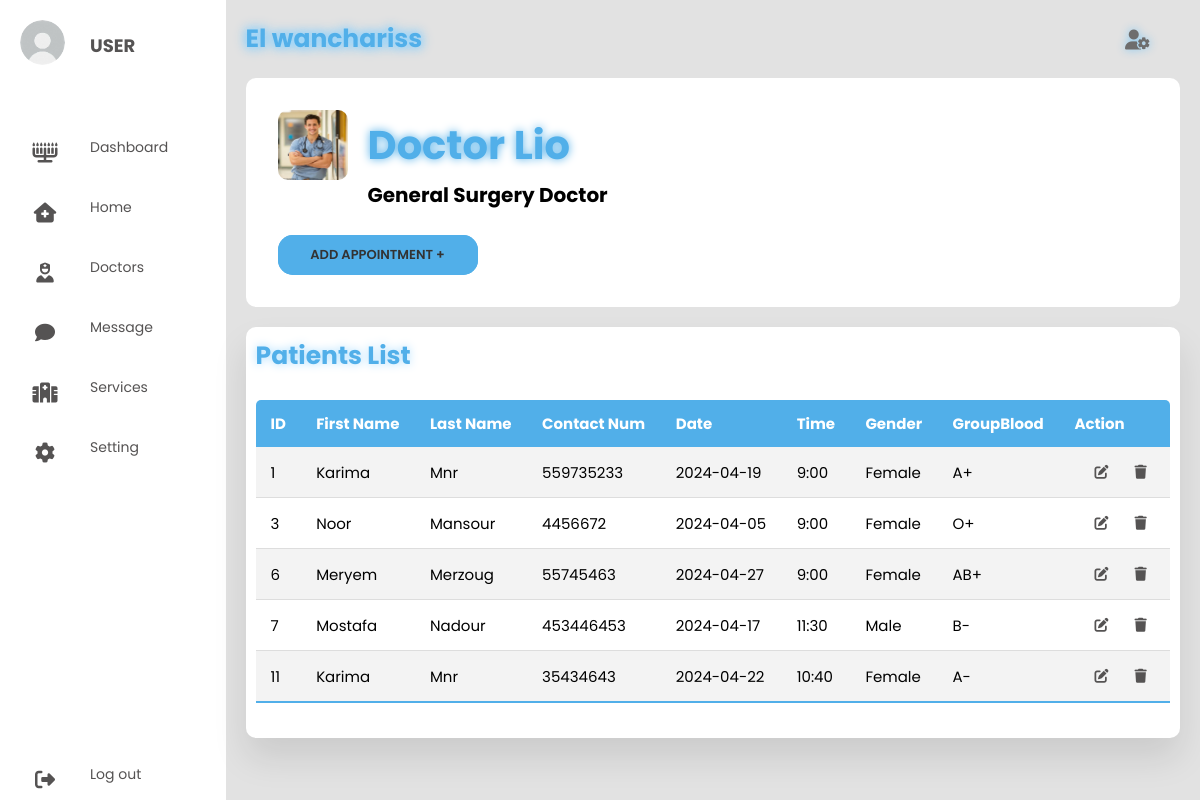
The page /dr3user.php on the database its author committed.
### tables this page shows
CREATE TABLE `patient_dr3` (
  `ID` int(100) NOT NULL,
  `first_name` varchar(255) NOT NULL,
  `last_name` varchar(255) NOT NULL,
  `gender` varchar(255) NOT NULL,
  `contact` int(255) NOT NULL,
  `date` date NOT NULL,
  `time` varchar(255) NOT NULL,
  `status` varchar(100) NOT NULL,
  `groupBlood` varchar(200) NOT NULL
);

### dr3user.php (the view, shortened to what this page needs)
<?php
include "db_conn.php";
?>
<span style="font-family: verdana, geneva, sans-serif;"><!DOCTYPE html>
    <html lang="en">
    <head>
      <link rel="stylesheet" href="dr1userr.css" />
      <link rel="stylesheet" href="https://cdnjs.cloudflare.com/ajax/libs/font-awesome/5.15.4/css/all.min.css"/>
      <link rel="stylesheet" href="https://cdnjs.cloudflare.com/ajax/libs/font-awesome/6.4.0/css/all.min.css" />
    </head>
    <body>
      <div class="container">
      <nav>
          <ul>
            <li><a href="#" class="logo">
              <img src="log.png">
              <span class="nav-item">User</span>
            </a></li>
            <li><a href="dr3user.php">
              <i class="fas fa-menorah"></i>
              <span class="nav-item">Dashboard</span>
            </a></li>
            <li><a href="home.php">
            <i class=" fas fa-solid fa-house-medical"></i>
                <span class="nav-item">Home</span>
              </a></li>
            <li><a href="drs.php">
            <i class=" fas fa-solid fa-user-nurse"></i>
              <span class="nav-item">Doctors</span>
            </a></li>
            <li><a href="contact.php">
              <i class="fas fa-comment"></i>
              <span class="nav-item">Message</span>
            </a></li>
            <li><a href="services.php">
            <i class=" fas fa-solid fa-hospital"></i>
              <span class="nav-item">Services</span>
            </a></li>
            <li><a href="#">
              <i class="fas fa-cog"></i>
              <span class="nav-item">Setting</span>
            </a></li>
            <li><a href="middlepage.php" class="logout">
              <i class="fas fa-sign-out-alt"></i>
              <span class="nav-item">Log out</span>
            </a></li>
          </ul>
        </nav>
        <section class="main">
          <div class="main-top">
            <h1>El wanchariss</h1>
            <i class="fas fa-user-cog"></i>
          </div>
          <div class="card--container">
            <div class="center">
                <img src="dr3.jpg" alt="" class="img">
               <h2 class="tony">Doctor Lio</h2><br>
            </div>
             <h3 class="dr1">General Surgery Doctor</h3> <br>
             <button class="btnadd"><a href="rendez-vousdr3.php" class="btnadd">Add appointment +</a></button>
          </div>
          <section class="attendance">
            <div class="attendance-list">
              <h1>Patients List</h1>
            <table class="table">
                <thead>
                  <tr>
                    <th>ID</th>
                    <th>First Name</th>
                    <th>Last Name</th>
                    <th>Contact Num</th>
                    <th>Date </th>
                    <th>Time</th>
                    <th>Gender</th>
                    <th>GroupBlood</th>
                    <th>Action</th>
                  </tr>
                </thead>
                <tbody>
                  <?php
                     $sql="SELECT * FROM `patient_dr3`";
                     $result = mysqli_query($conn, $sql);
                     while ($row = mysqli_fetch_assoc($result)) {
                  ?>
                  <tr>
                    <td><?php echo $row['ID'] ?></td>
                    <td><?php echo $row['first_name'] ?></td>
                    <td><?php echo $row['last_name'] ?></td>
                    <td><?php echo $row['contact'] ?></td>
                    <td><?php echo $row['date'] ?></td>
                    <td><?php echo $row['time'] ?></td>
                    <td><?php echo $row['gender'] ?></td>
                    <td><?php echo $row['groupBlood'] ?></td>
                    <td class="icons">
                      <a href="editdr3.php?id=<?php echo $row['ID'] ?>" class="link-dark"><i class="fa-solid fa-pen-to-square fs-5 me-3"></i></a>
                        <a href="deletedr3.php?id=<?php echo $row['ID'] ?>" class="link-dark"><i class="fa-solid fa-trash fs-5 "></i></a>
                    </td>
                  </tr>
                  <?php
                     }
                  ?>
                </tbody>
              </table>
            </div>
          </section>
        </section>
      </div>
    </body>
    </html>
    </span>

### dr1userr.css (style rules this page uses)
* { margin: 0; padding: 0; outline: none; border: none; text-decoration: none; box-sizing: border-box; font-family: "Poppins", sans-serif; }
body { background: rgb(226, 226, 226); }
nav { position: sticky; top: 0; bottom: 0; height: 100vh; left: 0; width: 90px; background: #fff; overflow: hidden; transition: 1s; }
.logo { text-align: center; display: flex; margin: 10px 0 0 10px; padding-bottom: 3rem; }
.logo img { width: 45px; height: 45px; border-radius: 50%; }
.logo span { font-weight: bold; padding-left: 15px; font-size: 18px; text-transform: uppercase; }
a { position: relative; width: 280px; font-size: 14px; color: rgb(85, 83, 83); display: table; padding: 10px; }
nav .fas { position: relative; width: 70px; height: 40px; top: 20px; font-size: 20px; text-align: center; }
.nav-item { position: relative; top: 12px; margin-left: 10px; }
.logout { position: absolute; bottom: 0; }
.container { display: flex; }
.main { position: relative; padding: 20px; width: 100%; }
.main-top { font-size: 20px; display: flex; width: 100%; color: #51afe9; filter: drop-shadow(0 0 5px #85c7f0); margin-bottom: 20px; }
.main-top i { position: absolute; right: 0; margin: 10px 30px; color: rgb(110, 109, 109); cursor: pointer; }
.card--container { background: #fff; padding: 2rem; border-radius: 10px; }
.center { display: flex; align-items: center; }
.img { width: 70px; height: 70px; border-radius: 10px; }
.tony { color: #51afe9; font-size: 40px; filter: drop-shadow(0 0 5px #51afe9); margin-left: 20px; }
.dr1 { font-size: 20px; margin-left: 90px; }
.btnadd { font-size: 13px; width: 200px; color: #333; background-color:#51afe9; border: none ; margin-right: 30px; transition: all .42s; border-radius: 15px; text-transform: uppercase; font-weight: 600; align-items: center; }
.attendance { margin-top: 20px; text-transform: capitalize; }
.attendance-list { width: 100%; padding: 10px; margin-top: 10px; background: #fff; border-radius: 10px; box-shadow: 0 20px 35px rgba(0, 0, 0, 0.1); }
.table { border-collapse: collapse; margin: 25px 0; font-size: 15px; min-width: 100%; overflow: hidden; border-radius: 5px 5px 0 0; }
table thead tr { color: #fff; background: #51afe9; text-align: left; font-weight: bold; }
.table th, .table td { padding: 12px 15px; }
.icons { display: flex; align-items: center; }
.table td .link-dark { padding: 6px 20px; border-radius: 10px; cursor: pointer; width: 10px; align-items: center; display: flex; }
.table tbody tr { border-bottom: 1px solid #ddd; }
.table tbody tr:nth-of-type(odd) { background: #f3f3f3; }
.table tbody tr:last-of-type { border-bottom: 2px solid #51afe9; }

### dr3user.php (style rules this page uses)
h1 { color: #51afe9; filter: drop-shadow(0 0 5px #a7dcfe); font-size: 25px; }

### rows shown on the page
patient_dr3: ID "1", first_name "Karima", last_name "Mnr", contact "559735233", date "2024-04-19", time "9:00", gender "Female", groupBlood "A+"
patient_dr3: ID "3", first_name "Noor", last_name "Mansour", contact "4456672", date "2024-04-05", time "9:00", gender "Female", groupBlood "O+"
patient_dr3: ID "6", first_name "Meryem", last_name "Merzoug", contact "55745463", date "2024-04-27", time "9:00", gender "Female", groupBlood "AB+"
patient_dr3: ID "7", first_name "Mostafa", last_name "Nadour", contact "453446453", date "2024-04-17", time "11:30", gender "Male", groupBlood "B-"
patient_dr3: ID "11", first_name "Karima", last_name "Mnr", contact "35434643", date "2024-04-22", time "10:40", gender "Female", groupBlood "A-"
